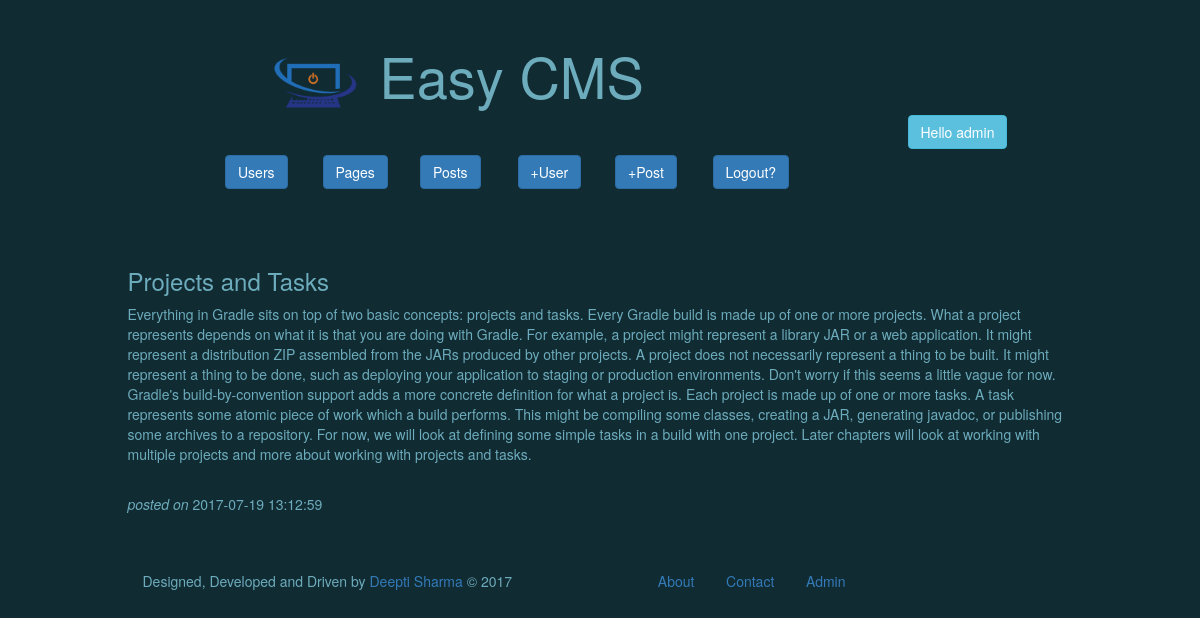
/post.php?id=1 (signed in), run on the app's committed database.
### tables this page shows
CREATE TABLE `easy_posts` (
  `post_id` int(11) NOT NULL AUTO_INCREMENT,
  `post_title` varchar(300) NOT NULL,
  `post_text` text NOT NULL,
  `date_of_post` datetime DEFAULT NULL,
  `post_active` int(1) NOT NULL DEFAULT '1',
  `date_of_edit` datetime NOT NULL,
  PRIMARY KEY (`post_id`)
);

### config/db.php (called while the page is built, shortened)
<?php
include_once 'header.php';
function getPostFromId($postId){
    $getPost = mysql_query("SELECT post_id,post_title,post_text,date_of_post FROM `easy_posts` WHERE post_id = ".$postId);
    $row = mysql_fetch_array($getPost);
    return $row;
}

### web/post.php (the view)
<?php
include_once '../config/db.php';
$postId = $_GET[id];
$postCurrent = getPostFromId($postId);
?>
<div class="row">
    <div class="col-lg-offset-1 col-md-offset-1 col-sm-offset-1 col-xs-offset-1 col-lg-10 col-md-10 col-sm-10 col-xs-10 post">
        <?php
        echo ' <h3>' . $postCurrent[post_title] . '</h3>';
        ?>
        <p>
            <?php
            echo $postCurrent[post_text];
            echo '</p>';
            echo '<br><i>posted on </i>' . $postCurrent[date_of_post];
            ?>
    </div>
     <div class="col-lg-1 col-md-1 col-sm-1 col-xs-1"></div>
</div>
<?php
include_once './footer.php';
?>

### css/style.css (style rules this page uses)
body { background-color: rgb(17,43,51); color: rgb(109,172,188); }
.post { margin-top:5%; }

### data on the page
easy_posts: post_title "Projects and Tasks", post_text "Everything in Gradle sits on top of two basic concepts: projects and tasks. Every Gradle build is made up of one or more projects. What a project represents depends on what it is that you are doing with Gradle. For example, a project might represent a library JAR or a web application. It might represent a distribution ZIP assembled from the JARs produced by other projects. A project does not necessarily represent a thing to be built. It might represent a thing to be done, such as deploying your application to staging or production environments. Don't worry if this seems a little vague for now. Gradle's build-by-convention support adds a more concrete definition for what a project is. Each…", date_of_post "2017-07-19 13:12:59"

### other printed values
$_SESSION[userName] "admin"
